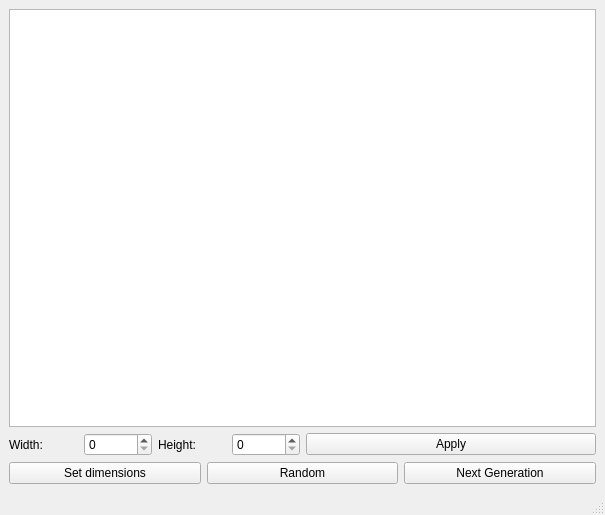
<?xml version="1.0" encoding="UTF-8"?>
<ui version="4.0">
 <class>MainWindow</class>
 <widget class="QMainWindow" name="MainWindow">
  <property name="geometry">
   <rect>
    <x>0</x>
    <y>0</y>
    <width>605</width>
    <height>515</height>
   </rect>
  </property>
  <property name="windowTitle">
   <string>MainWindow</string>
  </property>
  <property name="styleSheet">
   <string notr="true"/>
  </property>
  <widget class="QWidget" name="centralwidget">
   <layout class="QVBoxLayout" name="verticalLayout_2">
    <item>
     <widget class="QGraphicsView" name="okno"/>
    </item>
    <item>
     <layout class="QVBoxLayout" name="verticalLayout">
      <item>
       <layout class="QHBoxLayout" name="horizontalLayout_4">
        <item>
         <layout class="QHBoxLayout" name="horizontalLayout_3">
          <item>
           <layout class="QHBoxLayout" name="horizontalLayout">
            <item>
             <widget class="QLabel" name="label">
              <property name="text">
               <string>Width:</string>
              </property>
             </widget>
            </item>
            <item>
             <widget class="QSpinBox" name="spinBoxWidth"/>
            </item>
           </layout>
          </item>
          <item>
           <layout class="QHBoxLayout" name="horizontalLayout_2">
            <item>
             <widget class="QLabel" name="label_2">
              <property name="text">
               <string>Height:</string>
              </property>
             </widget>
            </item>
            <item>
             <widget class="QSpinBox" name="spinBoxHeight"/>
            </item>
           </layout>
          </item>
         </layout>
        </item>
        <item>
         <widget class="QPushButton" name="Apply">
          <property name="text">
           <string>Apply</string>
          </property>
         </widget>
        </item>
       </layout>
      </item>
      <item>
       <layout class="QHBoxLayout" name="horizontalLayout_5">
        <item>
         <widget class="QPushButton" name="set_dimensions">
          <property name="text">
           <string>Set dimensions</string>
          </property>
         </widget>
        </item>
        <item>
         <widget class="QPushButton" name="Random">
          <property name="text">
           <string>Random</string>
          </property>
         </widget>
        </item>
        <item>
         <widget class="QPushButton" name="NextGen">
          <property name="text">
           <string>Next Generation</string>
          </property>
         </widget>
        </item>
       </layout>
      </item>
     </layout>
    </item>
   </layout>
  </widget>
  <widget class="QMenuBar" name="menubar">
   <property name="geometry">
    <rect>
     <x>0</x>
     <y>0</y>
     <width>605</width>
     <height>21</height>
    </rect>
   </property>
  </widget>
  <widget class="QStatusBar" name="statusbar"/>
 </widget>
 <resources/>
 <connections/>
</ui>
